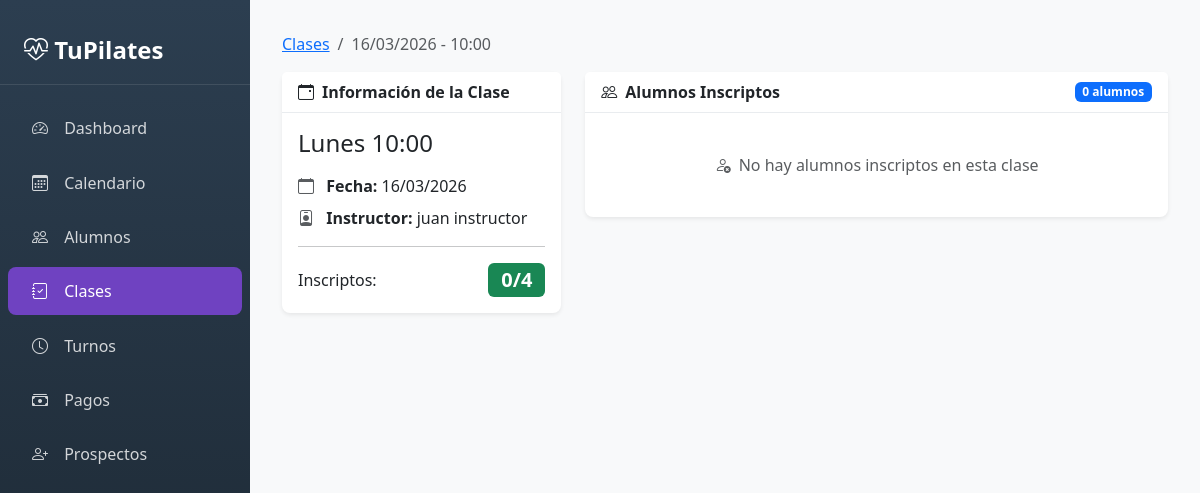
/panel/clases/5/, run on an earlier commit of the app's database.
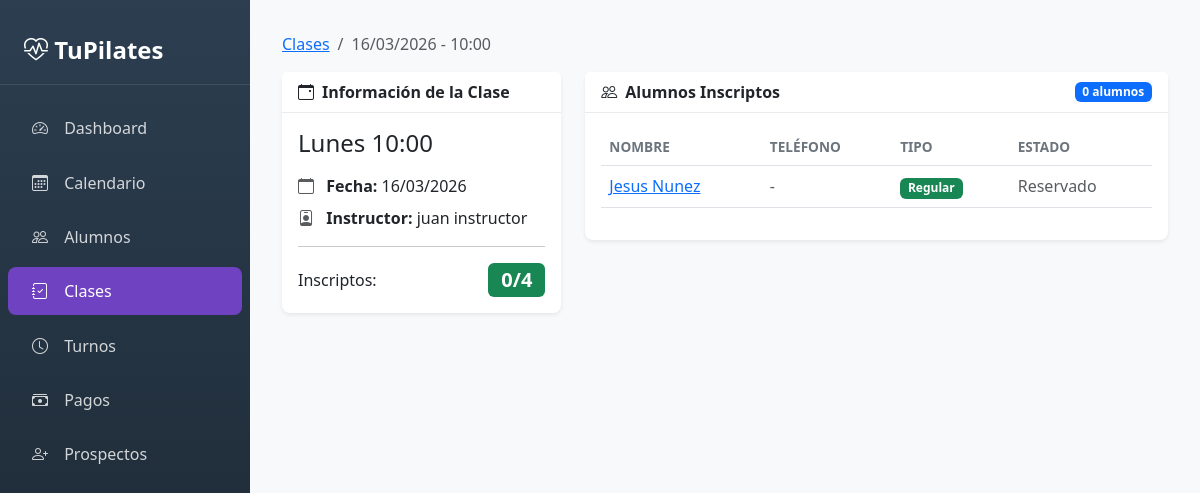
And on a later commit of the database.
### Pilapp/models.py (models this page shows, shortened)
class AlumnoClase(models.Model):
    id_alumno_clase = models.AutoField(primary_key=True)
    id_alumno_paquete = models.ForeignKey(AlumnoPaquete, on_delete=models.CASCADE)
    id_clase = models.ForeignKey(Clase, on_delete=models.CASCADE)
    estado = models.CharField(max_length=50, choices=[("asistió", "Asistió"), ("faltó", "Faltó"), ("canceló", "Canceló"), ("recuperó", "Recuperó"), ("reprogramó","Reprogramó"), ("pendiente", "Pendiente")])

class AlumnoPaquete(models.Model):
    id_alumno_paquete = models.AutoField(primary_key=True)
    id_alumno = models.ForeignKey(Alumno, on_delete=models.CASCADE)
    id_paquete = models.ForeignKey(Paquete, on_delete=models.CASCADE)
    estado = models.CharField(max_length=50, choices=[("activo", "Activo"), ("expirado", "Expirado")])
    estado_pago = models.CharField(max_length=50, choices=[
        ("pendiente", "Pendiente"),
        ("pagado", "Pagado"),
        ("parcial", "Pago Parcial")
    ], default="pendiente")
    clases_usadas = models.IntegerField(default=0)
    fecha_inicio = models.DateField(null=True)

class Alumno(models.Model):
    id_alumno = models.AutoField(primary_key=True)
    id_persona = models.ForeignKey(Persona, on_delete=models.CASCADE)
    canal_captacion = models.CharField(max_length=100, blank=True, null=True)
    ultima_clase = models.DateField(blank=True, null=True)
    estado = models.CharField(max_length=50, choices=[
        ('ocasional', 'Ocasional'),  # Attends without package
        ('regular', 'Regular'),       # Has an active package
        ('inactivo', 'Inactivo')      # No active packages
    ], default='ocasional')

class Persona(models.Model):
    id_persona = models.AutoField(primary_key=True)
    nombre = models.CharField(max_length=100)
    apellido = models.CharField(max_length=100)
    telefono = models.CharField(max_length=20, blank=True, null=True)
    ruc = models.CharField(max_length=20, blank=True, null=True)
    observaciones = models.TextField(blank=True, null=True)

### Pilapp/views_panel.py (the view)
def panel_clase_detalle(request, id_clase):
    clase = get_object_or_404(Clase.objects.select_related('id_turno', 'id_instructor__id_persona'), id_clase=id_clase)
    alumnos_regulares = AlumnoClase.objects.filter(id_clase=clase).select_related(
        'id_alumno_paquete__id_alumno__id_persona'
    )
    alumnos_ocasionales = AlumnoClaseOcasional.objects.filter(id_clase=clase).select_related(
        'id_alumno__id_persona'
    )
    return render(request, 'admin_panel/clases/detalle.html', {
        'clase': clase,
        'alumnos_regulares': alumnos_regulares,
        'alumnos_ocasionales': alumnos_ocasionales,
    })

### Pilapp/templates/admin_panel/clases/detalle.html (shortened to what the changed rows need)
{% extends 'admin_panel/base.html' %}
{% block content %}
<div class="row g-4">
    <div class="col-md-8">
        <div class="card">
            <div class="card-body">
                {% if alumnos_regulares or alumnos_ocasionales %}
                <div class="table-responsive">
                    <table class="table table-hover">
                        <thead>
                            <tr>
                                <th>Nombre</th>
                                <th>Teléfono</th>
                                <th>Tipo</th>
                                <th>Estado</th>
                            </tr>
                        </thead>
                        <tbody>
                            {% for ac in alumnos_regulares %}
                            <tr>
                                <td>
                                    <a href="{% url 'panel_alumno_detalle' ac.id_alumno_paquete.id_alumno.id_alumno %}">
                                        {{ ac.id_alumno_paquete.id_alumno.id_persona.nombre }}
                                        {{ ac.id_alumno_paquete.id_alumno.id_persona.apellido }}
                                    </a>
                                </td>
                                <td>
                                    {% if ac.id_alumno_paquete.id_alumno.id_persona.telefono %}
                                    <a href="https://wa.me/{{ ac.id_alumno_paquete.id_alumno.id_persona.telefono }}" target="_blank">
                                        <i class="bi bi-whatsapp text-success"></i>
                                        {{ ac.id_alumno_paquete.id_alumno.id_persona.telefono }}
                                    </a>
                                    {% else %}
                                    <span class="text-muted">-</span>
                                    {% endif %}
                                </td>
                                <td><span class="badge bg-success">Regular</span></td>
                                <td>
                                    {% if ac.estado == 'asistió' %}
                                    <span class="text-success"><i class="bi bi-check-circle-fill"></i> Asistió</span>
                                    {% elif ac.estado == 'faltó' %}
                                    <span class="text-danger"><i class="bi bi-x-circle-fill"></i> Faltó</span>
                                    {% elif ac.estado == 'pendiente' %}
                                    <span class="text-warning"><i class="bi bi-clock-fill"></i> Pendiente</span>
                                    {% else %}
                                    <span class="text-muted">{{ ac.estado|title }}</span>
                                    {% endif %}
                                </td>
                            </tr>
                            {% endfor %}
                        </tbody>
                    </table>
                </div>
                {% else %}
                <p class="text-muted text-center py-4 mb-0">
                    <i class="bi bi-person-x me-2"></i>No hay alumnos inscriptos en esta clase
                </p>
                {% endif %}
            </div>
        </div>
    </div>
</div>
{% endblock %}

What changed in the data, as far as the page shows it:
added AlumnoClase: id_alumno_paquete.id_alumno.id_persona.nombre "Jesus", id_alumno_paquete.id_alumno.id_persona.apellido "Nunez", estado "Reservado"
Also different on the page:
text no longer shown: "No hay alumnos inscriptos en esta clase"
text now shown: "NOMBRE TELÉFONO TIPO ESTADO"
